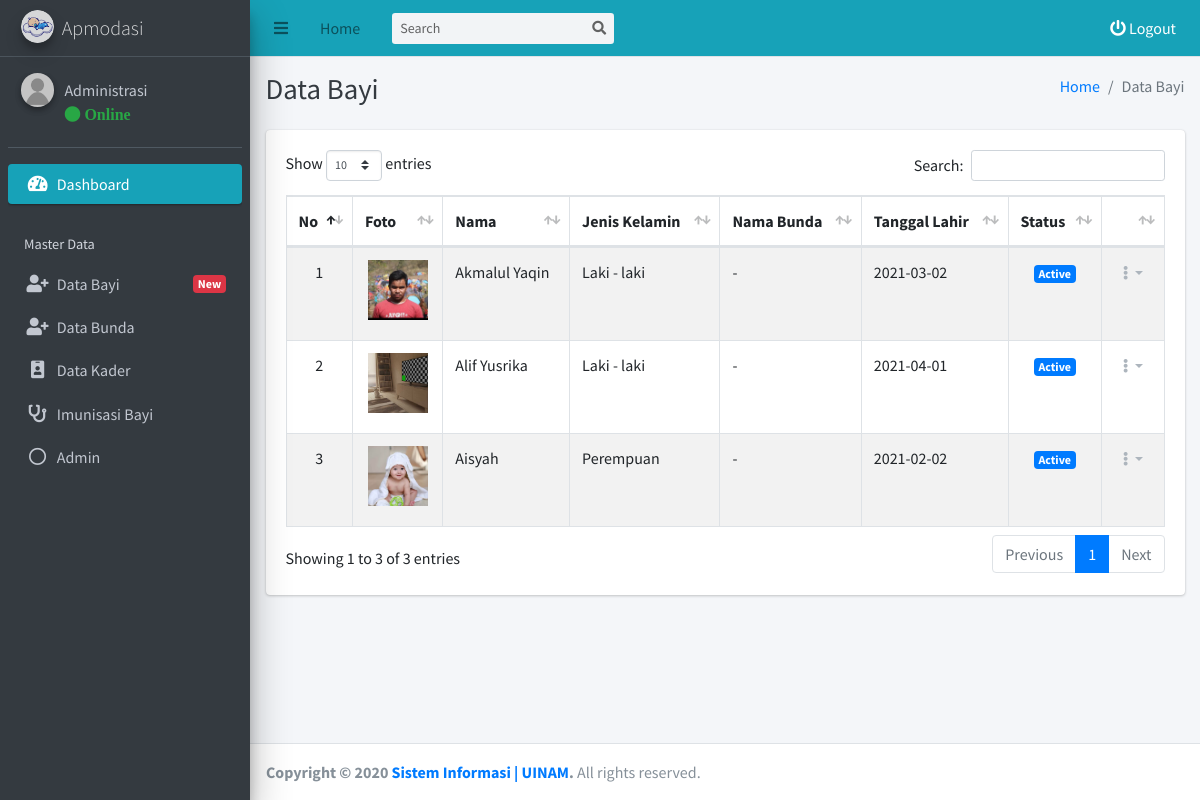
/admin/bayi/data.php (signed in), run on the app's committed database.
### tables this page shows
CREATE TABLE `tb_bayi` (
  `id_bayi` int(11) NOT NULL,
  `nomor_bayi` varchar(255) NOT NULL,
  `nama_bayi` varchar(255) NOT NULL,
  `tanggal_lahir_bayi` varchar(255) NOT NULL,
  `tahun_bayi` varchar(255) NOT NULL,
  `jenis_kelamin_bayi` varchar(255) NOT NULL,
  `gambar_qr_bayi` varchar(255) NOT NULL,
  `foto_bayi` varchar(255) NOT NULL,
  `status_bayi` varchar(255) NOT NULL,
  `bunda_id` varchar(255) NOT NULL,
  `created_at` timestamp NOT NULL DEFAULT CURRENT_TIMESTAMP,
  `update_at` timestamp NOT NULL DEFAULT CURRENT_TIMESTAMP
);

### admin/bayi/data.php (the view, shortened to what this page needs)
<?php
require_once '../template/header/header.php';
$bayi = mysqli_query($conn, "SELECT * FROM tb_bayi WHERE status_bayi = 'Active'");
?>
  <div class="content-wrapper">
    <div class="content-header">
      <div class="container-fluid">
        <div class="row mb-2">
          <div class="col-sm-6">
            <h1 class="m-0 text-dark">Data Bayi</h1>
          </div>
          <div class="col-sm-6">
            <ol class="breadcrumb float-sm-right">
              <li class="breadcrumb-item"><a href="../index.php">Home</a></li>
              <li class="breadcrumb-item active">Data Bayi</li>
            </ol>
          </div>
        </div>
      </div>
    </div>
    <section class="content">
      <div class="container-fluid">
        <div class="row">
          <div class="col-12">
            <div class="card">
              <div class="card-body">
                <table id="example1" class="table table-bordered table-striped">
                  <thead>
                  <tr>
                    <th>No</th>
                    <th>Foto</th>
                    <th>Nama</th>
                    <th>Jenis Kelamin</th>
                    <th>Nama Bunda</th>
                    <th>Tanggal Lahir</th>
                    <th>Status</th>
                    <th></th>
                  </tr>
                  </thead>
                  <tbody>
                  <?php $i = 1; foreach($bayi as $dta) { ?>
                  <tr>
                    <td style="text-align:center"><?= $i ?></td>
                    <td style="text-align: center">
                      <a href="../../assets/dist/img/bayi//<?= $dta['foto_bayi'] ?>" data-toggle="lightbox" data-title="Nama : <?= $dta['nama_bayi'] ?>" data-gallery="gallery">
                        <img src="../../assets/dist/img/bayi//<?= $dta['foto_bayi'] ?>" border=3 height=60 width=60 class="img-fluid mb-2" alt="red sample"/>
                      </a>
                    </td>
                    <td><?= $dta['nama_bayi'] ?></td>
                    <td><?= $dta['jenis_kelamin_bayi'] ?></td>
                    <?php
                      $bunda = mysqli_query($conn, "SELECT * FROM tb_bunda WHERE id_bunda = '$dta[bunda_id]'");
                      $get_bunda = mysqli_fetch_assoc($bunda);
                      if ($get_bunda == null){
                        echo '<td style="font-size: 16px;"> - </td>';
                      } else{
                        echo '<td style="font-size: 16px;">'. $get_bunda['nama_bunda'].' </td>';
                      }
                    ?>
                    <td><?= $dta['tanggal_lahir_bayi'] ?></td>
                    <?php
                      if ($dta['status_bayi']=="Active"){
                        echo " <td style='text-align:center'><span class='badge bg-primary'> $dta[status_bayi] </span>";
                      } else{
                        echo " <td style='text-align:center'><span class='badge bg-warning'> $dta[status_bayi] </span>";
                      }
                    ?>
                    <td style="text-align:center; width: 20px;">
                      <div class="btn-group">
                        <button type="button" class="btn btn-tool dropdown-toggle" data-toggle="dropdown">
                          <i class="fas fa fa-ellipsis-v"></i>
                        </button>
                      </div>
                    </td>
                  </tr>
                  <?php $i = $i + 1; } ?>
                  </tbody>
                </table>
              </div>
            </div>
          </div>
        </div>
      </div>
    </section>
  </div>
<?php
require '../template/footer/footer.php';
?>

### admin/template/header/header.php (shortened to what this page needs)
<?php
require('../../koneksi.php');
$get_id_session = $_SESSION['get_id'];
$query_header_admin = mysqli_query($conn, "SELECT * FROM tb_admin WHERE id_admin = '$get_id_session'");
$get_data_admin = mysqli_fetch_assoc($query_header_admin);
$nama_header = $get_data_admin['nama_admin'];
?>
<!DOCTYPE html>
<html>
<head>
  <link rel="stylesheet" href="../../assets/plugins/fontawesome-free/css/all.min.css">
  <link rel="stylesheet" href="../../assets/plugins/daterangepicker/daterangepicker.css">
  <link rel="stylesheet" href="../../assets/plugins/summernote/summernote-bs4.css">
  <link rel="stylesheet" href="../../assets/plugins/ekko-lightbox/ekko-lightbox.css">
  <link rel="stylesheet" href="https://code.ionicframework.com/ionicons/2.0.1/css/ionicons.min.css">
  <link rel="stylesheet" href="../../assets/plugins/tempusdominus-bootstrap-4/css/tempusdominus-bootstrap-4.min.css">
  <link rel="stylesheet" href="../../assets/plugins/datatables-bs4/css/dataTables.bootstrap4.min.css">
  <link rel="stylesheet" href="../../assets/plugins/datatables-responsive/css/responsive.bootstrap4.min.css">
  <link rel="stylesheet" href="https://cdn.datatables.net/buttons/1.6.1/css/buttons.dataTables.min.css">
  <link href="https://cdn.jsdelivr.net/gh/gitbrent/bootstrap-switch-button@1.1.0/css/bootstrap-switch-button.min.css" rel="stylesheet">
  <link rel="stylesheet" href="../../assets/dist/css/adminlte.min.css">
  <link rel="stylesheet" href="../../assets/plugins/overlayScrollbars/css/OverlayScrollbars.min.css">
</head>
<body class="hold-transition sidebar-mini layout-fixed">
<div class="wrapper">
  <nav class="main-header navbar navbar-expand navbar-info navbar-light">
    <ul class="navbar-nav">
      <li class="nav-item">
        <a class="nav-link" data-widget="pushmenu" href="#" role="button"><i class="fas fa-bars"></i></a>
      </li>
      <li class="nav-item d-none d-sm-inline-block">
        <a href="../../admin/index.php" class="nav-link">Home</a>
      </li>
    </ul>
    <form class="form-inline ml-3">
      <div class="input-group input-group-sm">
        <input class="form-control form-control-navbar" type="search" placeholder="Search" aria-label="Search">
        <div class="input-group-append">
          <button class="btn btn-navbar" type="submit">
            <i class="fas fa-search"></i>
          </button>
        </div>
      </div>
    </form>
    <ul class="navbar-nav ml-auto">
      <li class="nav-item">
        <a style="color: white;" class="nav-link" data-toggle="modal" data-target="#modal-default"  href="" role="button">
          <i class="fas fa fa-power-off" style="color: white;"></i> Logout
        </a>
      </li>
    </ul>
  </nav>
  <aside class="main-sidebar sidebar-dark-info elevation-5">
    <a href="../../admin/index.php" class="brand-link">
      <img src="../../assets/dist/img/logo_apmodasi.png" alt="Logo Kabupaten Soppeng" class="brand-image img-circle elevation-3"
           style="opacity: .8">
      <span class="brand-text font-weight-light">Apmodasi</span>
    </a>
    <div class="sidebar">
      <div class="user-panel mt-3 pb-3 mb-3 d-flex">
        <div class="image">
          <img src="../../assets/dist/img/admin/<?= $get_data_admin['foto_admin'] ?>" class="img-circle elevation-2" alt="User Image">
        </div>
        <div class="info">
          <a href="#" class="d-block"><?= $nama_header ?></a>
          <a href="#"<i class="fa fa-circle text-success"></i> Online</a>
        </div>
      </div>
      <nav class="mt-2">
        <ul class="nav nav-pills nav-sidebar flex-column" data-widget="treeview" role="menu" data-accordion="false">
          <li class="nav-item has-treeview menu-open">
            <a href="../../admin/" class="nav-link active">
              <i class="nav-icon fas fa-tachometer-alt"></i>
              <p>
                Dashboard
              </p>
            </a>
          </li>
          <li class="nav-header">Master Data</li>
          <li class="nav-item has-treeview">
            <a href="#" class="nav-link">
              <i class="nav-icon fas fa-user-plus"></i>
              <p>
                Data Bayi
              <?php
                $bayi_header = mysqli_query($conn, "SELECT * FROM tb_bayi WHERE status_bayi = 'Menunggu'");
                $row_bayi_header = mysqli_num_rows($bayi_header);
                if ($row_bayi_header >= 1){
                  echo '<span class="right badge badge-danger">New</span>';
                }
              ?>
              </p>
            </a>
          </li>
          <li class="nav-item">
            <a href="../../admin/bunda/data.php" class="nav-link">
              <i class="nav-icon fa fa-user-plus"></i>
              <p>
                Data Bunda
              </p>
            </a>
          </li>
          <li class="nav-item">
            <a href="../../admin/kader/data.php" class="nav-link">
              <i class="nav-icon fas fa-id-badge"></i>
              <p>
                Data Kader
              </p>
            </a>
          </li>
          <li class="nav-item">
            <a href="../../admin/imunisasi/data.php?tahun=All" class="nav-link">
              <i class="nav-icon fa fa-stethoscope"></i>
              <p>
                Imunisasi Bayi
              </p>
            </a>
          </li>
          <li class="nav-item">
            <a href="../../admin/admin/data.php" class="nav-link">
              <i class="far fa-circle nav-icon"></i>
              <p>
                Admin
              </p>
            </a>
          </li>
          <li class="nav-header"></li>
          <li class="nav-header"></li>
        </ul>
      </nav>
    </div>
  </aside>

### data on the page
tb_bayi: foto_bayi (picture), nama_bayi "Akmalul Yaqin", jenis_kelamin_bayi "Laki - laki", tanggal_lahir_bayi "2021-03-02", status_bayi "Active"
tb_bayi: foto_bayi (picture), nama_bayi "Alif Yusrika", jenis_kelamin_bayi "Laki - laki", tanggal_lahir_bayi "2021-04-01", status_bayi "Active"
tb_bayi: foto_bayi (picture), nama_bayi "Aisyah", jenis_kelamin_bayi "Perempuan", tanggal_lahir_bayi "2021-02-02", status_bayi "Active"

### other printed values
$nama_header "Administrasi"
